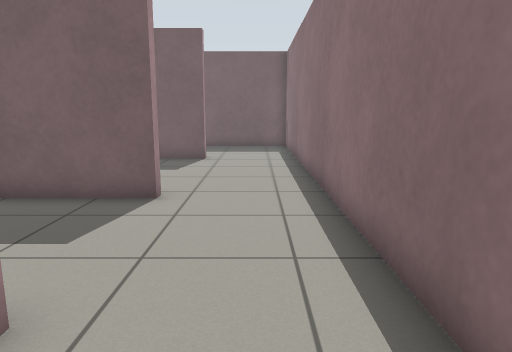
[1] (above)

16 first-person views from a walk through a robot-simulator world made for Gazebo. The camera is 0.94 m above the floor, tilts 10° down and sees 70° across. The floor is counted in squares, 0.5 m on a side. Each view is taken from the middle of a square. On the plan, view 1 faces up. The plan holds only what a view shows up to about 18 squares ahead; the rest is blank. The place goes on beyond the plan. Robots are left out.

[2]
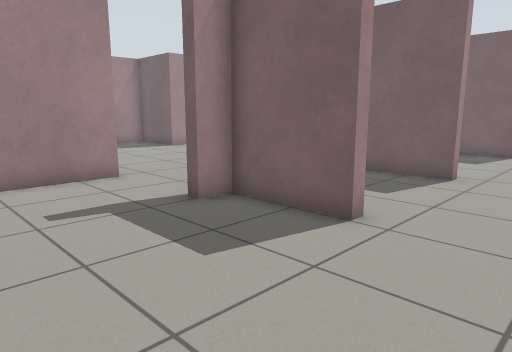

[3]
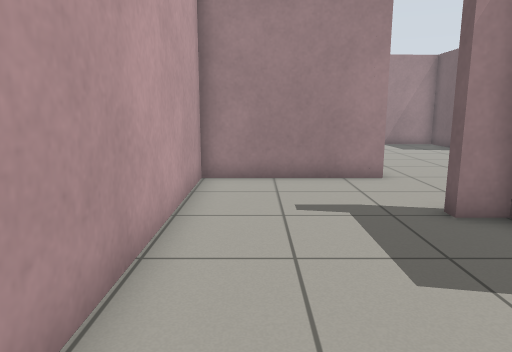

[4]
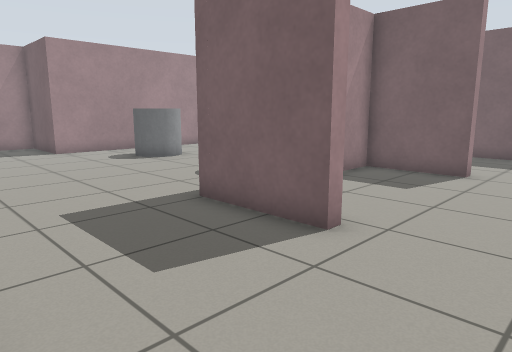

[5]
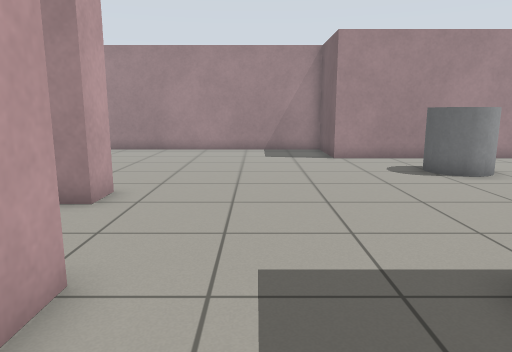

[6]
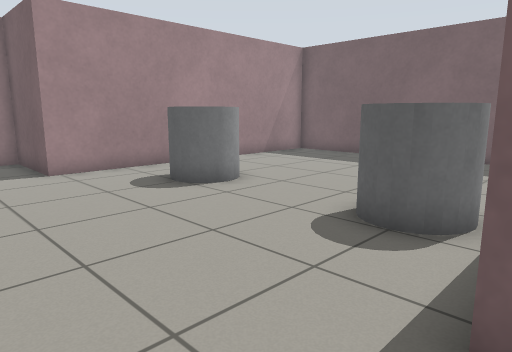

[7]
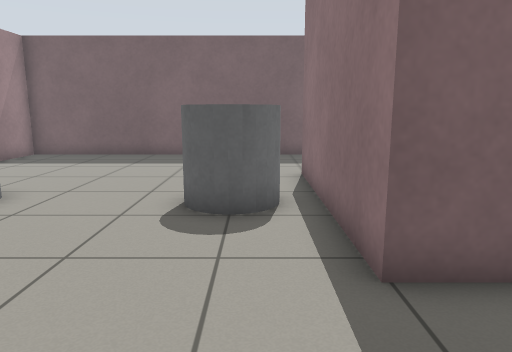

[8]
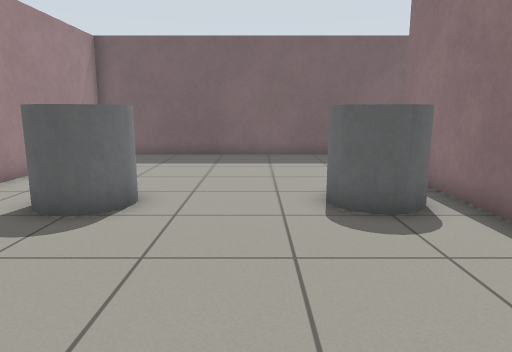

[9]
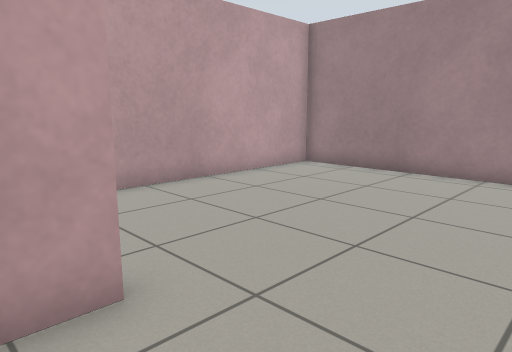

[10]
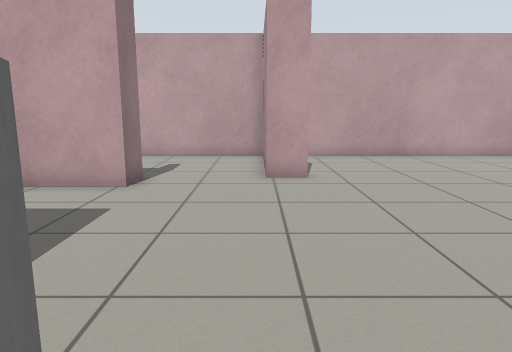

[11]
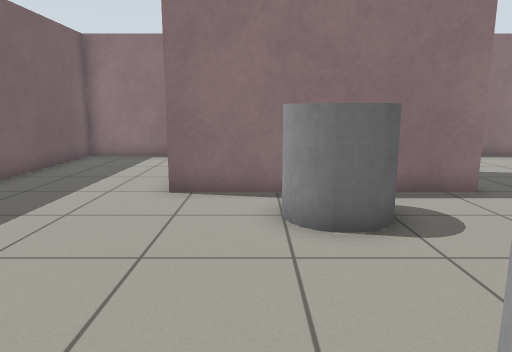

[12]
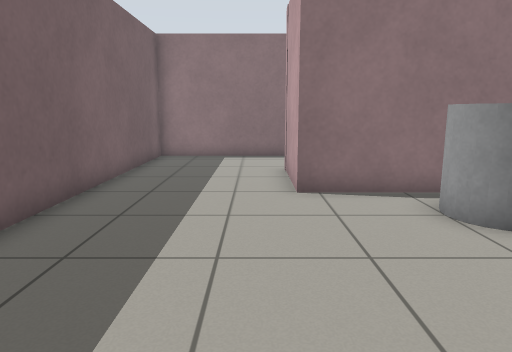

[13]
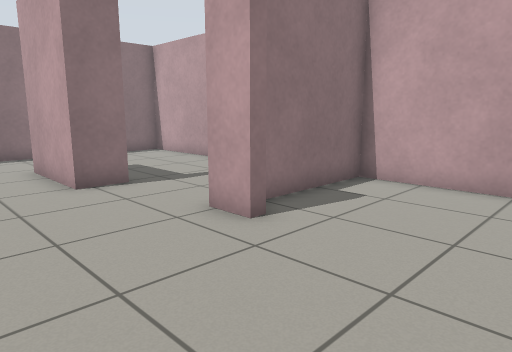

[14]
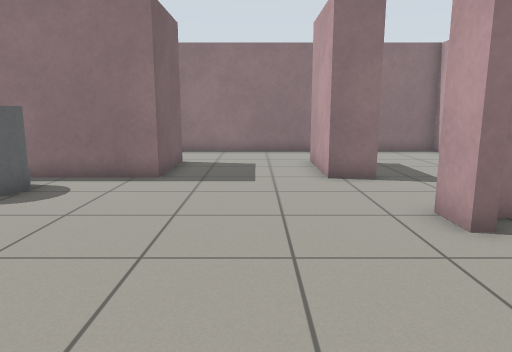

[15]
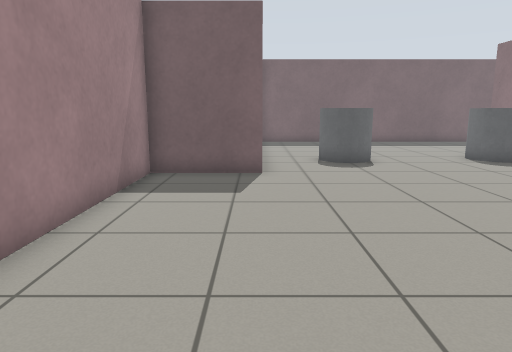

[16]
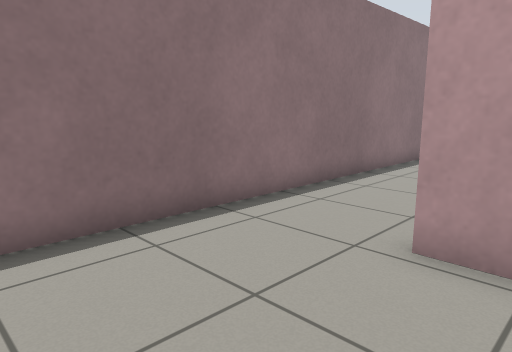

### Floor plan
Ten units are one square. View 1 is at (0, 0); x grows to the right and y downward. Boxes are objects, and circles mark ways between rooms. Rooms are numbered by the first view taken in them; rooms with no view inside come last. Other rooms are left out.
<svg viewBox="-208 -206 229 247">
<path fill="none" stroke="#000" d="M-22 -25 -53 -25 -53 -16 -56 -16M-93 -16 -93 36 16 36 16 -24M-22 -82 -22 -78 -56 -78 -56 -150 -22 -150 -22 -146M-105 -11 -105 -16 -93 -16M-56 -16 -56 -29 -22 -29 -22 -25M16 -146 16 -201 -168 -201 -168 -82 -203 -82 -203 36 -97 36 -97 -8M16 -24 16 -86M-22 -146 -53 -146 -53 -131M-34 -82 -22 -82M16 -86 16 -146"/>
<rect x="-145" y="-125" width="20" height="20" fill="#bbb"><title>grey cylinder</title></rect>
<rect x="-85" y="-125" width="20" height="20" fill="#bbb"><title>grey cylinder</title></rect>
<circle cx="-5" cy="-30" r="3" fill="#2a7"/>
<circle cx="-80" cy="-20" r="3" fill="#2a7"/>
<circle cx="-5" cy="-150" r="3" fill="#2a7"/>
<circle cx="-5" cy="-80" r="3" fill="#2a7"/>
<text x="-40" y="10">1</text>
<text x="-100" y="-90">2</text>
<text x="-20" y="-120">3</text>
</svg>
Room 1 opens to room 2. Room 2 opens to room 3.

Where each view was taken, in squares from view 1:
view 1: 0 up, 0 right, facing up
view 2: 3 down, 1 right, facing up-left
view 3: 2 down, 1 right, facing left
view 4: 3 up, 1 right, facing up-left
view 5: 5 up, 2 left, facing left
view 6: 5 up, 5 left, facing up-left
view 7: 4 up, 7 left, facing up
view 8: 4 up, 10 left, facing up
view 9: 5 up, 9 left, facing down-left
view 10: 12 up, 9 left, facing down
view 11: 13 up, 14 left, facing right
view 12: 16 up, 14 left, facing right
view 13: 6 up, 15 left, facing down-right
view 14: 5 up, 16 left, facing right
view 15: 3 down, 17 left, facing up
view 16: 13 up, 4 left, facing down-right
